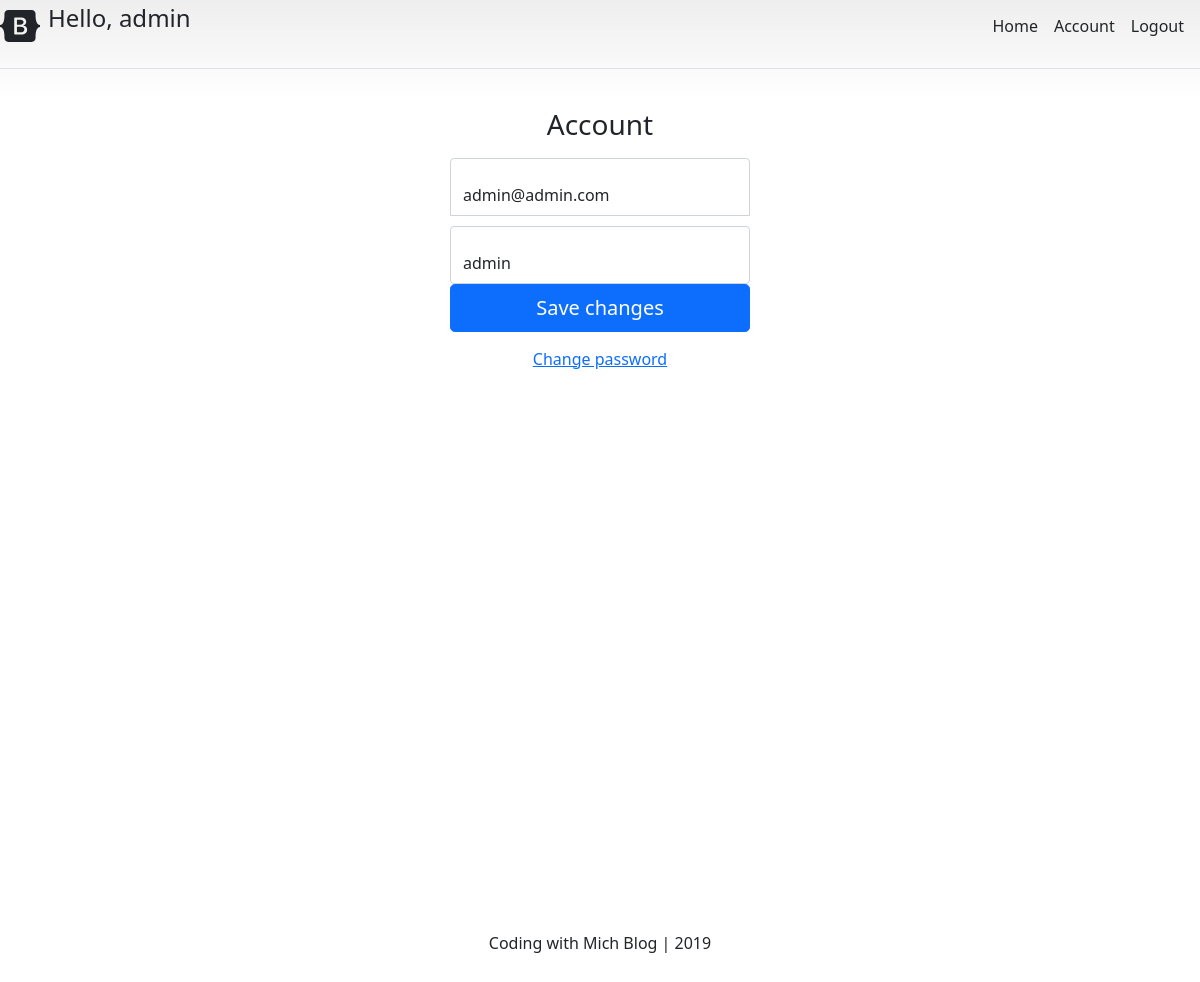
The app's page /account/ (signed in) with its own data.
### account/models.py (models this page shows, shortened)
class Account(AbstractBaseUser):
	email 					= models.EmailField(verbose_name="email", max_length=60, unique=True)
	username 				= models.CharField(max_length=30, unique=True)
	date_joined				= models.DateTimeField(verbose_name='date joined', auto_now_add=True)
	last_login				= models.DateTimeField(verbose_name='last login', auto_now=True)
	is_admin				= models.BooleanField(default=False)
	is_active				= models.BooleanField(default=True)
	is_staff				= models.BooleanField(default=False)
	is_superuser			= models.BooleanField(default=False)
	USERNAME_FIELD = 'email'
	REQUIRED_FIELDS = ['username']
	objects = MyAccountManager();

### account/views.py (the view)
# urls.py: path('account/', account_view, name="account"),
def account_view(request):
	if not request.user.is_authenticated:
			return redirect("login")
	context = {}
	if request.POST:
		form = AccountUpdateForm(request.POST, instance=request.user)
		if form.is_valid():
			form.initial = {
				"email": request.POST['email'],
				"username": request.POST['username'],
			}
			form.save()
			context['success_message'] = "Updated"
	else:
		form = AccountUpdateForm(
				initial= {
					"email": request.user.email,
					"username": request.user.username,
					}
				)
	context['account_form'] = form
	return render(request, 'account/account.html', context)

### account/forms.py (shortened to what this page needs)
class AccountUpdateForm(forms.ModelForm):
	class Meta:
		model = Account
		fields = ('email', 'username')

### account/templates/account/account.html (shortened to what this page needs)
{% extends 'base.html' %}
{% block content %}
<form class="form-signin" method="post">{% csrf_token %}
    <h1 class="h3 mb-3 fw-normal">Account</h1>
    <div class="form-floating">
      <input type="email" name="email" class="form-control" id="inputEmail" placeholder="name@example.com" required autofocus value={{account_form.initial.email}}>
    </div>
    <div class="form-floating">
      <input type="text" name="username" class="form-control" id="inputUsername" placeholder="Username"  required autofocus value="{{account_form.initial.username}}">
    </div>
    <button class="w-100 btn btn-lg btn-primary" type="submit">Save changes</button>
 </form>
 <div class="d-flex flex-column">
 		<a class="m-auto" href="{% url 'password_change' %}">Change password</a>
 </div>
{% endblock content%}

### templates/snippets/header.html (shortened to what this page needs)
	<link href="https://cdn.jsdelivr.net/npm/bootstrap@5.1.0/dist/css/bootstrap.min.css" rel="stylesheet">
    <div class="d-flex flex-column flex-md-row align-items-center pb-3 mb-4 border-bottom">
      <a href="/" class="d-flex align-items-center text-dark text-decoration-none">
        <span class="fs-4">
        	{% if request.user.is_authenticated %}
        	<p>Hello, {{request.user.username}} </p>
        	{% endif %}
        </span>
      </a>
      <nav class="d-inline-flex mt-2 mt-md-0 ms-md-auto">
      	{% if request.user.is_authenticated %}
        <a class="me-3 py-2 text-dark text-decoration-none" href="{% url 'home' %}">Home</a>
        <a class="me-3 py-2 text-dark text-decoration-none" href="{% url 'account'%}">Account</a>
        <a class="me-3 py-2 text-dark text-decoration-none" href="{% url 'logout'%}">Logout</a>
        {% else %}
        <a class="me-3 py-2 text-dark text-decoration-none" href="{% url 'home' %}">Home</a>
        <a class="me-3 py-2 text-dark text-decoration-none" href="{% url 'register'%}">Register</a>
        <a class="me-3 py-2 text-dark text-decoration-none" href="{% url 'login'%}">Login</a>
        {% endif %}
      </nav>
    </div>

### templates/snippets/header.html (style rules this page uses)
body { background-image: linear-gradient(180deg, #eee, #fff 100px, #fff); }

### account/templates/account/account.html (style rules this page uses)
.form-signin { width: 100%; max-width: 330px; padding: 15px; margin: auto; }
.form-signin input[type="email"] { margin-bottom: 10px; border-bottom-right-radius: 0; border-bottom-left-radius: 0; }
.h3 { text-align: center; }

### records on screen
Account: user.username "admin", email "admin@admin.com", username "admin"
